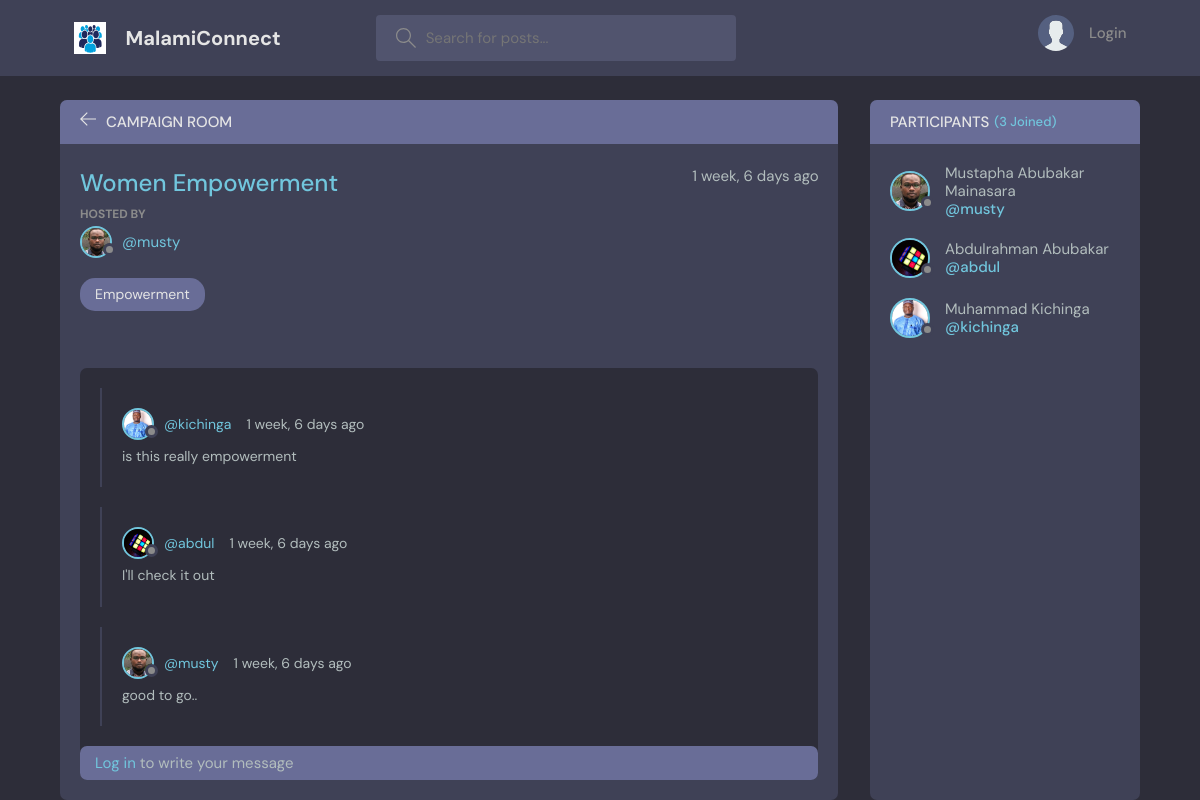
The page /room/1/ on the database its author committed.
### base/models.py (models this page shows, shortened)
class Room(models.Model):
    host = models.ForeignKey(User, on_delete=models.SET_NULL, null=True)
    topic = models.ForeignKey(Topic, on_delete=models.SET_NULL, null=True)
    name = models.CharField(max_length=200)
    description = models.TextField(null=True, blank=True)
    participants = models.ManyToManyField(User, related_name='participants', blank=True)
    updated = models.DateTimeField(auto_now=True)
    created = models.DateTimeField(auto_now_add=True)
    class Meta:
        ordering = ['-updated', '-created']

class User(AbstractUser):
    name = models.CharField(max_length=200, null=True)
    email = models.EmailField(unique=True, null=True)
    bio = models.TextField(null=True)
    avatar = models.ImageField(null=True, default="avatar.svg")
    USERNAME_FIELD = 'email'
    REQUIRED_FIELDS = []

class Topic(models.Model):
    name = models.CharField(max_length=200)
    def __str__(self):
         return self.name

class Message(models.Model):
    user = models.ForeignKey(User, on_delete=models.CASCADE)
    room = models.ForeignKey(Room, on_delete=models.CASCADE)
    body = models.TextField()
    updated = models.DateTimeField(auto_now=True)
    created = models.DateTimeField(auto_now_add=True)
    class Meta:
        ordering = ['-updated', '-created']

### base/views.py (the view, shortened to what this page needs)
# urls.py: path('room/<str:pk>/', views.room, name="room"),
def room(request,pk):
    room = Room.objects.get(id=pk)
    room_messages = room.message_set.all()
    participants = room.participants.all()
    context = {'room': room, 'room_messages': room_messages,
                'participants': participants}
    return render(request, 'base/room.html', context )

### base/templates/base/room.html (shortened to what this page needs)
{% extends 'main.html'%}
{% block content %}
    <main class="profile-page layout layout--2">
      <div class="container">
        <div class="room">
          <div class="room__top">
            <div class="room__topLeft">
              <a href="{% url 'home' %}">
                <svg version="1.1" xmlns="http://www.w3.org/2000/svg" width="32" height="32" viewBox="0 0 32 32">
                  <title>arrow-left</title>
                  <path
                    d="M13.723 2.286l-13.723 13.714 13.719 13.714 1.616-1.611-10.96-10.96h27.625v-2.286h-27.625l10.965-10.965-1.616-1.607z"
                  ></path>
                </svg>
              </a>
              <h3>Campaign Room</h3>
            </div>
          </div>
          <div class="room__box scroll">
            <div class="room__header scroll">
              <div class="room__info">
                <h3>{{room.name}}</h3>
                <span>{{room.created|timesince}} ago</span>
              </div>
              <div class="room__hosted">
                <p>Hosted By</p>
                <a href="{% url 'user-profile' room.host.id %}" class="room__author">
                  <div class="avatar avatar--small">
                    <img src="{{room.host.avatar.url}}" />
                  </div>
                  <span>@{{room.host.username}}</span>
                </a>
              </div>
              <span class="room__topics">{{room.topic}}</span>
            </div>
            <div class="room__conversation">
              <div class="threads scroll">
              {% for message in room_messages %}
                <div class="thread">
                  <div class="thread__top">
                    <div class="thread__author">
                      <a href="{% url 'user-profile' message.user.id %}" class="thread__authorInfo">
                        <div class="avatar avatar--small">
                          <img src="{{message.user.avatar.url}}" />
                        </div>
                        <span>@{{message.user.username}}</span>
                      </a>
                      <span class="thread__date">{{message.created|timesince}} ago</span>
                    </div>
                  </div>
                  <div class="thread__details">
                    {{message.body}}
                  </div>
                </div>
               {% endfor %}
              </div>
            </div>
          </div>
          <div class="room__message">
          {% if request.user.is_authenticated %}
            <form action="" method="POST">
              {% csrf_token %}
              <input name="body" placeholder="Write your message here..." /></form>
          {% else %}
          <p class="room__login__message"> <a href="{% url 'login' %}">Log in</a> to write your message </p>
          {% endif %}
          </div>
        </div>
        <div class="participants">
          <h3 class="participants__top">Participants <span>({{participants.count}} Joined)</span></h3>
          <div class="participants__list scroll">
            {% for user in participants %}
            <a href="{% url 'user-profile' user.id %}" class="participant">
              <div class="avatar avatar--medium">
                <img src="{{user.avatar.url}}" />
              </div>
              <p>
                {{user.name}}
                <span>@{{user.username}}</span>
              </p>
            </a>
            {% endfor %}
          </div>
        </div>
      </div>
    </main>
  {% endblock content %}

### rows shown on the page
Room: name "Women Empowerment", created "1 week, 6 days", host.avatar (picture), host.username "musty", topic "Empowerment"
Message: user.avatar (picture), user.username "kichinga", created "1 week, 6 days", body "is this really empowerment"
Message: user.avatar (picture), user.username "abdul", created "1 week, 6 days", body "I'll check it out"
Message: user.avatar (picture), user.username "musty", created "1 week, 6 days", body "good to go.."
User: avatar (picture), name "Mustapha Abubakar Mainasara", username "musty"
User: avatar (picture), name "Abdulrahman Abubakar", username "abdul"
User: avatar (picture), name "Muhammad Kichinga", username "kichinga"

### other values the page prints
{{ participants.count }} "3"
